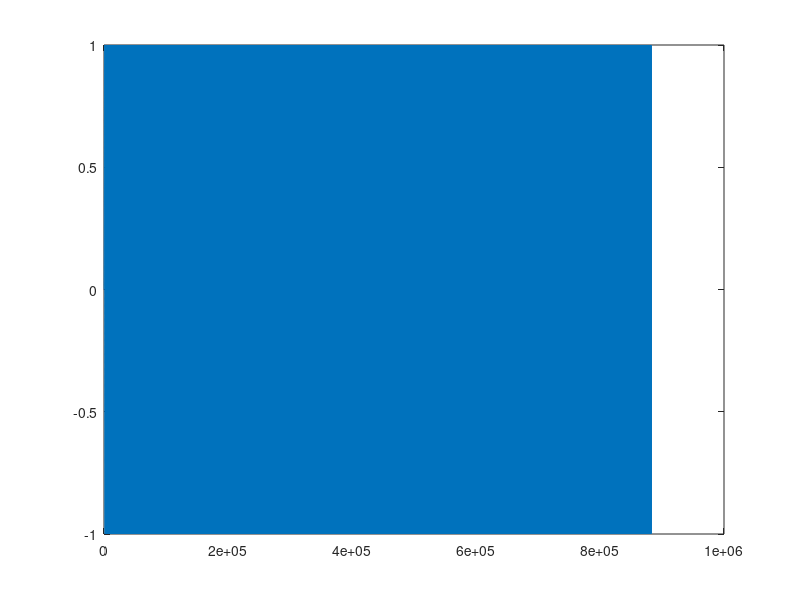

This chart was generated by the following MATLAB code: (Note: this script raises an error after producing the figure.)
bitdepth = 16;
sampleRate = 44100;
startfreqency = 20;
endfreqency = sampleRate / 2;
lenghtInSek = 20;

amountOfSamples = sampleRate * lenghtInSek

stepSize = 1/sampleRate
frequencePerSample = (endfreqency - startfreqency) / amountOfSamples/2
x = 1:amountOfSamples;
timeRange = x .* stepSize;
frequencePerSampleRange =  x .* frequencePerSample;

wave = sin(timeRange * pi * 2  .* frequencePerSampleRange );

plot(wave)
sound(wave,sampleRate*2, bitdepth)
waveTitle = strcat('sweep_', num2str(startfreqency),"Hz_", num2str(endfreqency),'Hz_', num2str(lenghtInSek), 'sec.wav')
wavwrite(wave, sampleRate, bitdepth, waveTitle )

